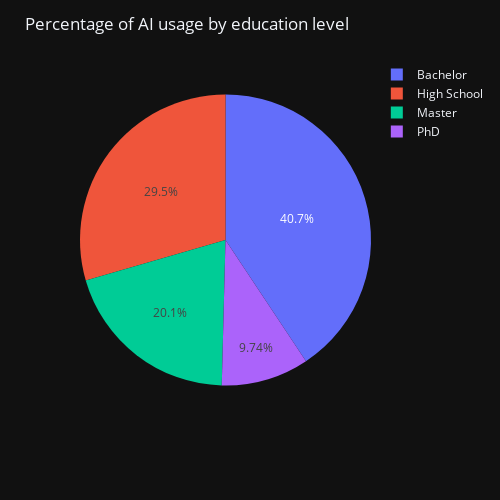

Notebook source saved alongside this figure:
### Code cell
fig = px.pie(
    education_ai_usage,
    values='count',
    names='education_level'
)

fig.update_layout(
    title='Percentage of AI usage by education level',
    width=500,
    height=500
)

fig.show()

### Figure 1 — Plotly figure (JSON) as saved in the notebook; plotly's stock layout.template omitted (floating-point values rounded to 4 significant figures)
{"data": [{"domain": {"x": [0.0, 1.0], "y": [0.0, 1.0]}, "hovertemplate": "education_level=%{label}<br>count=%{value}<extra></extra>", "labels": ["Bachelor", "PhD", "High School", "Master"], "legendgroup": "", "name": "", "showlegend": true, "values": [4025, 964, 2918, 1990], "type": "pie"}], "layout": {"legend": {"tracegroupgap": 0}, "margin": {"t": 60}, "title": {"text": "Percentage of AI usage by education level"}, "width": 500, "height": 500}}
